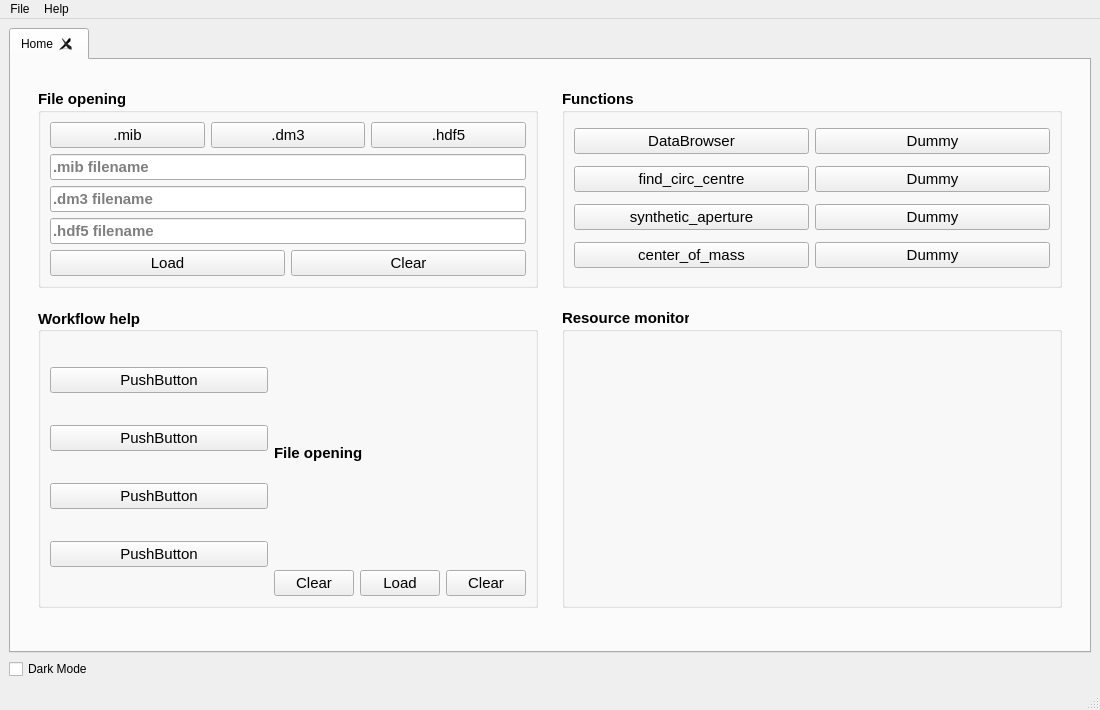
<?xml version="1.0" encoding="UTF-8"?>
<ui version="4.0">
 <class>MainWindow</class>
 <widget class="QMainWindow" name="MainWindow">
  <property name="geometry">
   <rect>
    <x>0</x>
    <y>0</y>
    <width>1100</width>
    <height>700</height>
   </rect>
  </property>
  <property name="windowTitle">
   <string>fpd gui</string>
  </property>
  <widget class="QWidget" name="centralwidget">
   <layout class="QGridLayout" name="gridLayout_2">
    <item row="0" column="0">
     <widget class="QTabWidget" name="tabWidget">
      <property name="minimumSize">
       <size>
        <width>1050</width>
        <height>625</height>
       </size>
      </property>
      <property name="currentIndex">
       <number>0</number>
      </property>
      <property name="tabsClosable">
       <bool>true</bool>
      </property>
      <widget class="QWidget" name="home_tab">
       <attribute name="title">
        <string>Home</string>
       </attribute>
       <layout class="QGridLayout" name="gridLayout">
        <item row="3" column="1">
         <widget class="QGroupBox" name="workflow_groupBox">
          <property name="sizePolicy">
           <sizepolicy hsizetype="Expanding" vsizetype="Expanding">
            <horstretch>0</horstretch>
            <verstretch>0</verstretch>
           </sizepolicy>
          </property>
          <property name="minimumSize">
           <size>
            <width>500</width>
            <height>300</height>
           </size>
          </property>
          <property name="font">
           <font>
            <pointsize>11</pointsize>
            <weight>75</weight>
            <bold>true</bold>
            <underline>false</underline>
           </font>
          </property>
          <property name="layoutDirection">
           <enum>Qt::LeftToRight</enum>
          </property>
          <property name="autoFillBackground">
           <bool>false</bool>
          </property>
          <property name="title">
           <string>Workflow help</string>
          </property>
          <property name="alignment">
           <set>Qt::AlignLeading|Qt::AlignLeft|Qt::AlignVCenter</set>
          </property>
          <property name="flat">
           <bool>false</bool>
          </property>
          <layout class="QGridLayout" name="gridLayout_5">
           <item row="0" column="0" rowspan="2">
            <layout class="QVBoxLayout" name="verticalLayout">
             <item>
              <widget class="QPushButton" name="pushButton_2">
               <property name="font">
                <font>
                 <pointsize>11</pointsize>
                 <weight>50</weight>
                 <bold>false</bold>
                 <underline>false</underline>
                </font>
               </property>
               <property name="text">
                <string>PushButton</string>
               </property>
               <property name="checkable">
                <bool>false</bool>
               </property>
               <property name="flat">
                <bool>false</bool>
               </property>
              </widget>
             </item>
             <item>
              <widget class="QPushButton" name="pushButton_4">
               <property name="font">
                <font>
                 <pointsize>11</pointsize>
                 <weight>50</weight>
                 <bold>false</bold>
                 <underline>false</underline>
                </font>
               </property>
               <property name="text">
                <string>PushButton</string>
               </property>
               <property name="checkable">
                <bool>false</bool>
               </property>
               <property name="flat">
                <bool>false</bool>
               </property>
              </widget>
             </item>
             <item>
              <widget class="QPushButton" name="pushButton_3">
               <property name="font">
                <font>
                 <pointsize>11</pointsize>
                 <weight>50</weight>
                 <bold>false</bold>
                 <underline>false</underline>
                </font>
               </property>
               <property name="text">
                <string>PushButton</string>
               </property>
               <property name="checkable">
                <bool>false</bool>
               </property>
               <property name="flat">
                <bool>false</bool>
               </property>
              </widget>
             </item>
             <item>
              <widget class="QPushButton" name="pushButton_5">
               <property name="font">
                <font>
                 <pointsize>11</pointsize>
                 <weight>50</weight>
                 <bold>false</bold>
                 <underline>false</underline>
                </font>
               </property>
               <property name="text">
                <string>PushButton</string>
               </property>
               <property name="checkable">
                <bool>false</bool>
               </property>
               <property name="flat">
                <bool>false</bool>
               </property>
              </widget>
             </item>
            </layout>
           </item>
           <item row="0" column="1">
            <widget class="QLabel" name="label">
             <property name="text">
              <string>File opening</string>
             </property>
             <property name="textFormat">
              <enum>Qt::AutoText</enum>
             </property>
             <property name="scaledContents">
              <bool>false</bool>
             </property>
             <property name="alignment">
              <set>Qt::AlignLeading|Qt::AlignLeft|Qt::AlignVCenter</set>
             </property>
             <property name="wordWrap">
              <bool>false</bool>
             </property>
            </widget>
           </item>
           <item row="1" column="1">
            <layout class="QHBoxLayout" name="horizontalLayout_3">
             <item>
              <widget class="QPushButton" name="pushButton_20">
               <property name="font">
                <font>
                 <pointsize>11</pointsize>
                 <weight>50</weight>
                 <bold>false</bold>
                 <underline>false</underline>
                </font>
               </property>
               <property name="text">
                <string>Clear</string>
               </property>
               <property name="checkable">
                <bool>false</bool>
               </property>
               <property name="flat">
                <bool>false</bool>
               </property>
              </widget>
             </item>
             <item>
              <widget class="QPushButton" name="pushButton_13">
               <property name="font">
                <font>
                 <pointsize>11</pointsize>
                 <weight>50</weight>
                 <bold>false</bold>
                 <underline>false</underline>
                </font>
               </property>
               <property name="text">
                <string>Load</string>
               </property>
               <property name="checkable">
                <bool>false</bool>
               </property>
               <property name="flat">
                <bool>false</bool>
               </property>
              </widget>
             </item>
             <item>
              <widget class="QPushButton" name="pushButton_14">
               <property name="font">
                <font>
                 <pointsize>11</pointsize>
                 <weight>50</weight>
                 <bold>false</bold>
                 <underline>false</underline>
                </font>
               </property>
               <property name="text">
                <string>Clear</string>
               </property>
               <property name="checkable">
                <bool>false</bool>
               </property>
               <property name="flat">
                <bool>false</bool>
               </property>
              </widget>
             </item>
            </layout>
           </item>
          </layout>
         </widget>
        </item>
        <item row="0" column="3">
         <spacer name="verticalSpacer_4">
          <property name="orientation">
           <enum>Qt::Vertical</enum>
          </property>
          <property name="sizeType">
           <enum>QSizePolicy::Fixed</enum>
          </property>
          <property name="sizeHint" stdset="0">
           <size>
            <width>20</width>
            <height>20</height>
           </size>
          </property>
         </spacer>
        </item>
        <item row="0" column="1">
         <spacer name="verticalSpacer_3">
          <property name="orientation">
           <enum>Qt::Vertical</enum>
          </property>
          <property name="sizeType">
           <enum>QSizePolicy::Fixed</enum>
          </property>
          <property name="sizeHint" stdset="0">
           <size>
            <width>20</width>
            <height>20</height>
           </size>
          </property>
         </spacer>
        </item>
        <item row="1" column="2">
         <spacer name="mid_hSpacer">
          <property name="orientation">
           <enum>Qt::Horizontal</enum>
          </property>
          <property name="sizeType">
           <enum>QSizePolicy::Maximum</enum>
          </property>
          <property name="sizeHint" stdset="0">
           <size>
            <width>100</width>
            <height>20</height>
           </size>
          </property>
         </spacer>
        </item>
        <item row="1" column="3">
         <widget class="QGroupBox" name="functions_groupBox">
          <property name="sizePolicy">
           <sizepolicy hsizetype="Expanding" vsizetype="Expanding">
            <horstretch>0</horstretch>
            <verstretch>0</verstretch>
           </sizepolicy>
          </property>
          <property name="minimumSize">
           <size>
            <width>500</width>
            <height>0</height>
           </size>
          </property>
          <property name="maximumSize">
           <size>
            <width>16777215</width>
            <height>300</height>
           </size>
          </property>
          <property name="font">
           <font>
            <pointsize>11</pointsize>
            <weight>75</weight>
            <bold>true</bold>
            <underline>false</underline>
           </font>
          </property>
          <property name="title">
           <string>Functions</string>
          </property>
          <layout class="QGridLayout" name="gridLayout_3">
           <item row="1" column="1">
            <widget class="QPushButton" name="pushButton_43">
             <property name="font">
              <font>
               <pointsize>11</pointsize>
               <weight>50</weight>
               <bold>false</bold>
               <underline>false</underline>
              </font>
             </property>
             <property name="text">
              <string>Dummy</string>
             </property>
             <property name="checkable">
              <bool>false</bool>
             </property>
             <property name="flat">
              <bool>false</bool>
             </property>
            </widget>
           </item>
           <item row="3" column="0">
            <widget class="QPushButton" name="pushButton_39">
             <property name="font">
              <font>
               <pointsize>11</pointsize>
               <weight>50</weight>
               <bold>false</bold>
               <underline>false</underline>
              </font>
             </property>
             <property name="text">
              <string>center_of_mass</string>
             </property>
             <property name="checkable">
              <bool>false</bool>
             </property>
             <property name="flat">
              <bool>false</bool>
             </property>
            </widget>
           </item>
           <item row="2" column="1">
            <widget class="QPushButton" name="pushButton_42">
             <property name="font">
              <font>
               <pointsize>11</pointsize>
               <weight>50</weight>
               <bold>false</bold>
               <underline>false</underline>
              </font>
             </property>
             <property name="text">
              <string>Dummy</string>
             </property>
             <property name="checkable">
              <bool>false</bool>
             </property>
             <property name="flat">
              <bool>false</bool>
             </property>
            </widget>
           </item>
           <item row="0" column="0">
            <widget class="QPushButton" name="dbrowser_button">
             <property name="font">
              <font>
               <pointsize>11</pointsize>
               <weight>50</weight>
               <bold>false</bold>
               <underline>false</underline>
              </font>
             </property>
             <property name="text">
              <string>DataBrowser</string>
             </property>
             <property name="checkable">
              <bool>false</bool>
             </property>
             <property name="flat">
              <bool>false</bool>
             </property>
            </widget>
           </item>
           <item row="2" column="0">
            <widget class="QPushButton" name="pushButton_37">
             <property name="font">
              <font>
               <pointsize>11</pointsize>
               <weight>50</weight>
               <bold>false</bold>
               <underline>false</underline>
              </font>
             </property>
             <property name="text">
              <string>synthetic_aperture</string>
             </property>
             <property name="checkable">
              <bool>false</bool>
             </property>
             <property name="flat">
              <bool>false</bool>
             </property>
            </widget>
           </item>
           <item row="1" column="0">
            <widget class="QPushButton" name="find_circ_c_button">
             <property name="font">
              <font>
               <pointsize>11</pointsize>
               <weight>50</weight>
               <bold>false</bold>
               <underline>false</underline>
              </font>
             </property>
             <property name="text">
              <string>find_circ_centre</string>
             </property>
             <property name="checkable">
              <bool>false</bool>
             </property>
             <property name="flat">
              <bool>false</bool>
             </property>
            </widget>
           </item>
           <item row="0" column="1">
            <widget class="QPushButton" name="pushButton">
             <property name="font">
              <font>
               <pointsize>11</pointsize>
               <weight>50</weight>
               <bold>false</bold>
               <underline>false</underline>
              </font>
             </property>
             <property name="text">
              <string>Dummy</string>
             </property>
             <property name="checkable">
              <bool>false</bool>
             </property>
             <property name="flat">
              <bool>false</bool>
             </property>
            </widget>
           </item>
           <item row="3" column="1">
            <widget class="QPushButton" name="pushButton_41">
             <property name="font">
              <font>
               <pointsize>11</pointsize>
               <weight>50</weight>
               <bold>false</bold>
               <underline>false</underline>
              </font>
             </property>
             <property name="text">
              <string>Dummy</string>
             </property>
             <property name="checkable">
              <bool>false</bool>
             </property>
             <property name="flat">
              <bool>false</bool>
             </property>
            </widget>
           </item>
          </layout>
         </widget>
        </item>
        <item row="1" column="1">
         <widget class="QGroupBox" name="file_groupBox">
          <property name="sizePolicy">
           <sizepolicy hsizetype="Expanding" vsizetype="Expanding">
            <horstretch>0</horstretch>
            <verstretch>0</verstretch>
           </sizepolicy>
          </property>
          <property name="minimumSize">
           <size>
            <width>500</width>
            <height>0</height>
           </size>
          </property>
          <property name="maximumSize">
           <size>
            <width>16777215</width>
            <height>300</height>
           </size>
          </property>
          <property name="font">
           <font>
            <pointsize>11</pointsize>
            <weight>75</weight>
            <bold>true</bold>
            <underline>false</underline>
           </font>
          </property>
          <property name="title">
           <string>File opening</string>
          </property>
          <layout class="QVBoxLayout" name="verticalLayout_11">
           <item>
            <layout class="QHBoxLayout" name="horizontalLayout">
             <item>
              <widget class="QPushButton" name="mib_button">
               <property name="font">
                <font>
                 <pointsize>11</pointsize>
                 <weight>50</weight>
                 <bold>false</bold>
                 <underline>false</underline>
                </font>
               </property>
               <property name="text">
                <string>.mib</string>
               </property>
               <property name="checkable">
                <bool>false</bool>
               </property>
               <property name="flat">
                <bool>false</bool>
               </property>
              </widget>
             </item>
             <item>
              <widget class="QPushButton" name="dm3_button">
               <property name="font">
                <font>
                 <pointsize>11</pointsize>
                 <weight>50</weight>
                 <bold>false</bold>
                 <underline>false</underline>
                </font>
               </property>
               <property name="text">
                <string>.dm3</string>
               </property>
               <property name="checkable">
                <bool>false</bool>
               </property>
               <property name="flat">
                <bool>false</bool>
               </property>
              </widget>
             </item>
             <item>
              <widget class="QPushButton" name="hdf5_button">
               <property name="font">
                <font>
                 <pointsize>11</pointsize>
                 <weight>50</weight>
                 <bold>false</bold>
                 <underline>false</underline>
                </font>
               </property>
               <property name="text">
                <string>.hdf5</string>
               </property>
               <property name="checkable">
                <bool>false</bool>
               </property>
               <property name="flat">
                <bool>false</bool>
               </property>
              </widget>
             </item>
            </layout>
           </item>
           <item>
            <layout class="QVBoxLayout" name="verticalLayout_3">
             <item>
              <widget class="QLineEdit" name="mib_line">
               <property name="inputMask">
                <string/>
               </property>
               <property name="text">
                <string/>
               </property>
               <property name="readOnly">
                <bool>true</bool>
               </property>
               <property name="placeholderText">
                <string>.mib filename</string>
               </property>
               <property name="clearButtonEnabled">
                <bool>false</bool>
               </property>
              </widget>
             </item>
             <item>
              <widget class="QLineEdit" name="dm3_line">
               <property name="inputMask">
                <string/>
               </property>
               <property name="text">
                <string/>
               </property>
               <property name="readOnly">
                <bool>true</bool>
               </property>
               <property name="placeholderText">
                <string>.dm3 filename</string>
               </property>
               <property name="clearButtonEnabled">
                <bool>false</bool>
               </property>
              </widget>
             </item>
             <item>
              <widget class="QLineEdit" name="hdf5_line">
               <property name="autoFillBackground">
                <bool>false</bool>
               </property>
               <property name="inputMask">
                <string/>
               </property>
               <property name="text">
                <string/>
               </property>
               <property name="readOnly">
                <bool>true</bool>
               </property>
               <property name="placeholderText">
                <string>.hdf5 filename</string>
               </property>
               <property name="clearButtonEnabled">
                <bool>false</bool>
               </property>
              </widget>
             </item>
            </layout>
           </item>
           <item>
            <layout class="QHBoxLayout" name="horizontalLayout_2">
             <item>
              <widget class="QPushButton" name="load_button">
               <property name="font">
                <font>
                 <pointsize>11</pointsize>
                 <weight>50</weight>
                 <bold>false</bold>
                 <underline>false</underline>
                </font>
               </property>
               <property name="text">
                <string>Load</string>
               </property>
               <property name="checkable">
                <bool>false</bool>
               </property>
               <property name="flat">
                <bool>false</bool>
               </property>
              </widget>
             </item>
             <item>
              <widget class="QPushButton" name="clear_button">
               <property name="font">
                <font>
                 <pointsize>11</pointsize>
                 <weight>50</weight>
                 <bold>false</bold>
                 <underline>false</underline>
                </font>
               </property>
               <property name="text">
                <string>Clear</string>
               </property>
               <property name="checkable">
                <bool>false</bool>
               </property>
               <property name="flat">
                <bool>false</bool>
               </property>
              </widget>
             </item>
            </layout>
           </item>
          </layout>
         </widget>
        </item>
        <item row="2" column="3">
         <spacer name="verticalSpacer">
          <property name="orientation">
           <enum>Qt::Vertical</enum>
          </property>
          <property name="sizeType">
           <enum>QSizePolicy::Maximum</enum>
          </property>
          <property name="sizeHint" stdset="0">
           <size>
            <width>20</width>
            <height>20</height>
           </size>
          </property>
         </spacer>
        </item>
        <item row="3" column="3">
         <widget class="QGroupBox" name="resource_groupBox">
          <property name="sizePolicy">
           <sizepolicy hsizetype="Expanding" vsizetype="Expanding">
            <horstretch>0</horstretch>
            <verstretch>0</verstretch>
           </sizepolicy>
          </property>
          <property name="minimumSize">
           <size>
            <width>500</width>
            <height>300</height>
           </size>
          </property>
          <property name="maximumSize">
           <size>
            <width>16777215</width>
            <height>16777215</height>
           </size>
          </property>
          <property name="font">
           <font>
            <pointsize>11</pointsize>
            <weight>75</weight>
            <bold>true</bold>
            <underline>false</underline>
           </font>
          </property>
          <property name="title">
           <string>Resource monitor</string>
          </property>
          <layout class="QGridLayout" name="gridLayout_4">
           <item row="0" column="0">
            <widget class="CpuFreqGraph" name="resMonitor" native="true"/>
           </item>
          </layout>
         </widget>
        </item>
        <item row="1" column="4">
         <spacer name="right_hSpacer">
          <property name="orientation">
           <enum>Qt::Horizontal</enum>
          </property>
          <property name="sizeType">
           <enum>QSizePolicy::Expanding</enum>
          </property>
          <property name="sizeHint" stdset="0">
           <size>
            <width>100</width>
            <height>20</height>
           </size>
          </property>
         </spacer>
        </item>
        <item row="1" column="0">
         <spacer name="left_hSpacer">
          <property name="orientation">
           <enum>Qt::Horizontal</enum>
          </property>
          <property name="sizeType">
           <enum>QSizePolicy::Maximum</enum>
          </property>
          <property name="sizeHint" stdset="0">
           <size>
            <width>100</width>
            <height>20</height>
           </size>
          </property>
         </spacer>
        </item>
        <item row="4" column="1">
         <spacer name="verticalSpacer_2">
          <property name="orientation">
           <enum>Qt::Vertical</enum>
          </property>
          <property name="sizeType">
           <enum>QSizePolicy::Expanding</enum>
          </property>
          <property name="sizeHint" stdset="0">
           <size>
            <width>20</width>
            <height>40</height>
           </size>
          </property>
         </spacer>
        </item>
       </layout>
      </widget>
     </widget>
    </item>
    <item row="1" column="0">
     <widget class="QCheckBox" name="dark_mode_button">
      <property name="text">
       <string>Dark Mode</string>
      </property>
     </widget>
    </item>
   </layout>
  </widget>
  <widget class="QMenuBar" name="menubar">
   <property name="geometry">
    <rect>
     <x>0</x>
     <y>0</y>
     <width>1100</width>
     <height>26</height>
    </rect>
   </property>
   <widget class="QMenu" name="menuFile">
    <property name="title">
     <string>File</string>
    </property>
    <widget class="QMenu" name="menuOpen">
     <property name="title">
      <string>Open</string>
     </property>
     <addaction name="action_mib"/>
     <addaction name="action_dm3"/>
     <addaction name="action_hdf5"/>
    </widget>
    <addaction name="menuOpen"/>
   </widget>
   <widget class="QMenu" name="menuHelp">
    <property name="title">
     <string>Help</string>
    </property>
    <addaction name="action_about"/>
   </widget>
   <addaction name="menuFile"/>
   <addaction name="menuHelp"/>
  </widget>
  <widget class="QStatusBar" name="statusbar"/>
  <action name="action_dm3">
   <property name="text">
    <string>.dm3</string>
   </property>
  </action>
  <action name="action_mib">
   <property name="text">
    <string>.mib</string>
   </property>
  </action>
  <action name="action_hdf5">
   <property name="text">
    <string>.hdf5</string>
   </property>
  </action>
  <action name="action_about">
   <property name="text">
    <string>About</string>
   </property>
  </action>
 </widget>
 <customwidgets>
  <customwidget>
   <class>CpuFreqGraph</class>
   <extends>QWidget</extends>
   <header>resource_monitor</header>
   <container>1</container>
  </customwidget>
 </customwidgets>
 <resources/>
 <connections>
  <connection>
   <sender>mib_button</sender>
   <signal>clicked()</signal>
   <receiver>MainWindow</receiver>
   <slot>function_mib()</slot>
   <hints>
    <hint type="sourcelabel">
     <x>174</x>
     <y>141</y>
    </hint>
    <hint type="destinationlabel">
     <x>202</x>
     <y>36</y>
    </hint>
   </hints>
  </connection>
  <connection>
   <sender>dbrowser_button</sender>
   <signal>clicked()</signal>
   <receiver>MainWindow</receiver>
   <slot>start_dbrowser()</slot>
   <hints>
    <hint type="sourcelabel">
     <x>689</x>
     <y>156</y>
    </hint>
    <hint type="destinationlabel">
     <x>793</x>
     <y>69</y>
    </hint>
   </hints>
  </connection>
  <connection>
   <sender>find_circ_c_button</sender>
   <signal>clicked()</signal>
   <receiver>MainWindow</receiver>
   <slot>find_circular_centre()</slot>
   <hints>
    <hint type="sourcelabel">
     <x>635</x>
     <y>197</y>
    </hint>
    <hint type="destinationlabel">
     <x>667</x>
     <y>35</y>
    </hint>
   </hints>
  </connection>
  <connection>
   <sender>load_button</sender>
   <signal>clicked()</signal>
   <receiver>MainWindow</receiver>
   <slot>load_files()</slot>
   <hints>
    <hint type="sourcelabel">
     <x>213</x>
     <y>300</y>
    </hint>
    <hint type="destinationlabel">
     <x>382</x>
     <y>74</y>
    </hint>
   </hints>
  </connection>
  <connection>
   <sender>dm3_button</sender>
   <signal>clicked()</signal>
   <receiver>MainWindow</receiver>
   <slot>function_dm3()</slot>
   <hints>
    <hint type="sourcelabel">
     <x>302</x>
     <y>147</y>
    </hint>
    <hint type="destinationlabel">
     <x>312</x>
     <y>33</y>
    </hint>
   </hints>
  </connection>
  <connection>
   <sender>clear_button</sender>
   <signal>clicked()</signal>
   <receiver>MainWindow</receiver>
   <slot>clear_files()</slot>
   <hints>
    <hint type="sourcelabel">
     <x>462</x>
     <y>300</y>
    </hint>
    <hint type="destinationlabel">
     <x>505</x>
     <y>74</y>
    </hint>
   </hints>
  </connection>
  <connection>
   <sender>dark_mode_button</sender>
   <signal>clicked()</signal>
   <receiver>MainWindow</receiver>
   <slot>change_color_mode()</slot>
   <hints>
    <hint type="sourcelabel">
     <x>41</x>
     <y>853</y>
    </hint>
    <hint type="destinationlabel">
     <x>103</x>
     <y>806</y>
    </hint>
   </hints>
  </connection>
 </connections>
 <slots>
  <slot>load_files()</slot>
  <slot>function_mib()</slot>
  <slot>function_dm3()</slot>
  <slot>start_dbrowser()</slot>
  <slot>find_circular_centre()</slot>
  <slot>clear_files()</slot>
  <slot>change_color_mode()</slot>
 </slots>
</ui>
